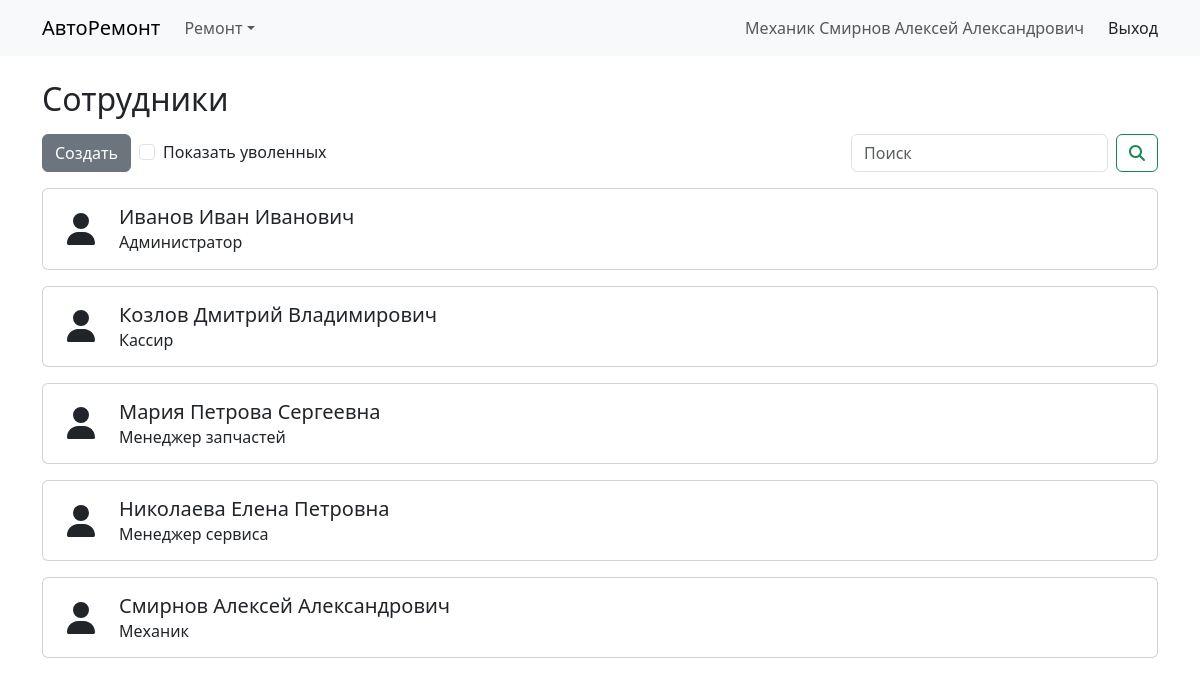
The app's page /employees/ (signed in) with its own data.
### app/models.py (models this page shows, shortened)
class FullTextSearchMixin():
    def save(self, *args, **kwargs):
        super().save(*args, **kwargs)
        self.save_search()

class Employee(FullTextSearchMixin, AbstractUser):
    morphed_name = "сотрудника"
    def get_absolute_url(self):
        return reverse("employee", kwargs={"pk": self.pk})
    class Position(models.TextChoices):
        Administrator = 'AD', "Администратор"
        WarehouseManager = 'WM', "Менеджер запчастей"
        ServiceManager = "SM", "Менеджер сервиса"
        Mechanic = "ME", "Механик"
        Cashier = "CA", "Кассир"
    first_name = models.CharField("Имя", max_length=50)
    last_name = models.CharField("Фамилия", max_length=50)
    patronymic = models.CharField("Отчество", max_length=50)
    passport_info = models.CharField("Паспортные данные", max_length=150)
    position = models.CharField("Должность", max_length=2, choices=Position.choices)
    end_date = models.DateField("Дата увольнения", blank=True, null=True)
    end_reason = models.CharField("Причина увольнения", max_length=150, blank=True)
    create_allowed_to = []
    edit_allowed_to = []
    card_icon = "user"
    def card_title(self):
        return self.full_name()
    def card_tags(self):
        if not self.end_date:
            return None
        return { self.end_date_reason(): "warning" if self.end_reason else "secondary" }
    def card_subtitle(self):
        return self.get_position_display()
    def full_name(self):
        return f"{self.last_name} {self.first_name} {self.patronymic}"
    def end_date_reason(self, parens = False):
        if not self.end_date:
            return ""
        result = "Уволен " + self.end_date.strftime(datetime_format)
        if self.end_reason:
            result += ". Причина: " + self.end_reason
        return f" ({result})" if parens else result
    def __str__(self) -> str:
        return self.full_name() + self.end_date_reason(True)

### app/views.py (the view)
# urls.py: path('employees/', views.EmployeeListView.as_view(), name='employees'),
class EmployeeListView(PaginatedListView):
    plural_name = "Сотрудники"
    model = Employee
    hide_delete = True
    template_name = "employee_list.html"
    def get(self, request: HttpRequest, *args: Any, **kwargs: Any) -> HttpResponse:
        self.show_removed = int(request.GET.get("show_removed", 0)) == 1
        return super().get(request, *args, **kwargs)
    def get_queryset(self):
        kwargs = {"end_date__isnull": True}
        if self.show_removed:
            kwargs.pop("end_date__isnull")
        return super().get_queryset().filter(**kwargs).order_by("last_name", "first_name", "patronymic")

### app/views.py (called while the page is built)
    def get(self, request: HttpRequest, *args: Any, **kwargs: Any) -> HttpResponse:
        self.search = request.GET.get("search", None)
        return super().get(request, *args, **kwargs)

    def get_queryset(self) -> QuerySet[Any]:
        queryset = super().get_queryset()
        if self.search:
            queryset = queryset.filter(self.model.search(self.search))
        return queryset

### app/templates/employee_list.html
{% extends 'base.html' %}
{% block content %}
    {% include 'employee_base_list.html' %}
{% endblock %}

### app/templates/base.html (shortened to what this page needs)
{% load static %}
<!DOCTYPE html>
<html lang="ru">
<head>
    <link href="https://cdn.jsdelivr.net/npm/bootstrap@5.3.2/dist/css/bootstrap.min.css" rel="stylesheet"
>
    <link rel="stylesheet" href="{% static 'css/base.css' %}" />
</head>
<body>
    <nav class="bg-body-tertiary navbar navbar-expand-lg navbar-light">
        <div class="container">
            <a href="{% url 'home' %}" class="navbar-brand {% if not user.is_authenticated %}mx-auto{% endif %}">АвтоРемонт</a>
            {% if user.is_authenticated %}
                <div class="navbar-collapse collapse" id="basic-navbar-nav">
                    <div class="me-auto navbar-nav">
                        {% for key, value in nav_urls.items %}
                            {% if value.items %}
                                <div class="nav-item dropdown">
                                    <a id="basic-nav-dropdown" aria-expanded="false" role="button" class="dropdown-toggle nav-link"
                                        data-bs-toggle="dropdown" tabindex="0" href="#">{{ key }}</a>
                                </div>
                            {% else %}
                                <a href="{% url value %}" class="nav-link {% if request.resolver_match.url_name == value %}active{% endif %}">{{ key }}</a>
                            {% endif %}
                        {% endfor %}
                    </div>
                </div>
                <div class="justify-content-end navbar-collapse collapse">
                    <span class="navbar-text pe-none">
                        {{ user.get_position_display }}
                        {{ user }}
                    </span>
                    <a href="{% url 'logout' %}" class="nav-link ms-4">Выход</a>
                </div>
            {% endif %}
        </div>
    </nav>
    <div class="container my-3">
        {% block content %}
        {% endblock %}
    </div>
</body>
</html>

### app/templates/base_list.html (shortened to what this page needs)
{% load query_parameters %}
<h2 class="{% include "header_class.html" %}">{{ view.plural_name }}</h2>
<div class="d-flex">
    {% if not view.model.create_allowed_to or request.user.position in view.model.create_allowed_to or request.user.position == "AD" %}
        <a class="btn btn-secondary me-2" href="{% if view.subdir %}{{view.subdir}}{% endif %}create/">Создать</a>
    {% endif %}
    {% block extra_buttons %}{% endblock %}
    {% if view.paginate_by %}
        <form class="d-flex ms-auto" action="?" method="get">
            <input class="form-control me-2" name="search" type="search" placeholder="Поиск" value="{{ request.GET.search }}">
            <button class="btn btn-outline-success" type="submit">
                <i class="fa-solid fa-search"></i>
            </button>
        </form>
    {% endif %}
</div>
<div class="vstack mt-2">
    {% for item in object_list %}
        <div class="card my-2 {% if item.card_clickable == False %}text-muted{% endif %}">
            <div class="card-body">
                <div class="d-flex col">
                    {% if item.card_clickable != False %}
                        <a href="{{ item.get_absolute_url }}" class="hide-link flex-fill d-flex col align-items-center">
                            {% include 'list_card_content.html' %}
                        </a>
                    {% else %}
                        <div class="flex-fill d-flex col align-items-center pe-none">
                            {% include 'list_card_content.html' %}
                        </div>
                    {% endif %}
                </div>
            </div>
        </div>
    {% endfor %}
</div>

### app/templates/list_card_content.html (shortened to what this page needs)
<i class="fa-solid fa-{{ item.card_icon }} fa-2x ms-2 me-4"></i>
<div>
    <div class="card-title h5">{{ item.card_title }} {% if item.card_clickable == False %}(удалено){% endif %}</div>
    <div class="card-subtitle h6">
        {{ item.card_subtitle }}
        <br>
    </div>
</div>

### app/static/css/base.css (style rules this page uses)
.hide-link { text-decoration: inherit; color: inherit; }

### records on screen
Employee: position "Механик", last_name+first_name+patronymic "Смирнов Алексей Александрович", card_title "Смирнов Алексей Александрович", card_subtitle "Механик"
Employee: card_title "Иванов Иван Иванович", card_subtitle "Администратор"
Employee: card_title "Козлов Дмитрий Владимирович", card_subtitle "Кассир"
Employee: card_title "Мария Петрова Сергеевна", card_subtitle "Менеджер запчастей"
Employee: card_title "Николаева Елена Петровна", card_subtitle "Менеджер сервиса"

### other values on screen
{{ key }} "Ремонт"
{{ view.plural_name }} "Сотрудники"
